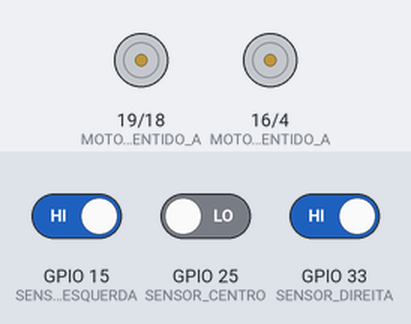
Bench run of a sketch on a simulated ESP32. On the bench: motor-driver pin pairs drawn as motors (green arrow = first pin HIGH = forward, orange = second pin HIGH = backward, longer = more drive, scaled by the enable pin). The inputs (shaded band) are chosen by the test bench; at power-on: GPIO 15 (SENSOR_ESQUERDA) HIGH, GPIO 33 (SENSOR_DIREITA) HIGH, GPIO 25 (SENSOR_CENTRO) LOW.

Above: at 1.2 s.
1.3 s: GPIO 15 (SENSOR_ESQUERDA) driven LOW
At 2.5 s:
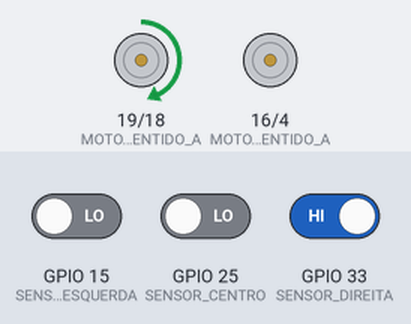
2.8 s: GPIO 15 (SENSOR_ESQUERDA) driven HIGH
At 3.8 s:
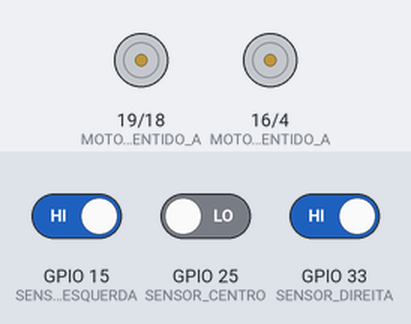
4.3 s: GPIO 33 (SENSOR_DIREITA) driven LOW
At 4.9 s:
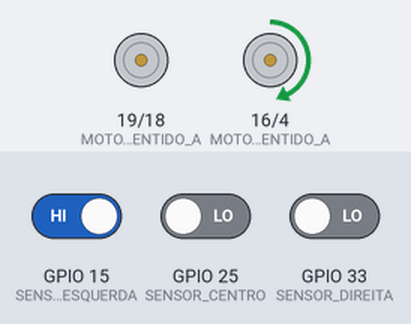
5.8 s: GPIO 33 (SENSOR_DIREITA) driven HIGH
At 6.1 s:
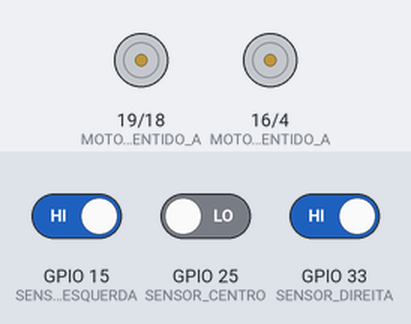
7.3 s: GPIO 15 (SENSOR_ESQUERDA) driven LOW and GPIO 25 (SENSOR_CENTRO) driven HIGH and GPIO 33 (SENSOR_DIREITA) driven LOW
At 8.4 s:
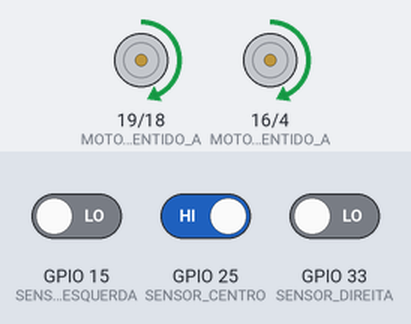
Timing chart, 0 to 9.8 s (numbered marks = the images above; inputs shaded):
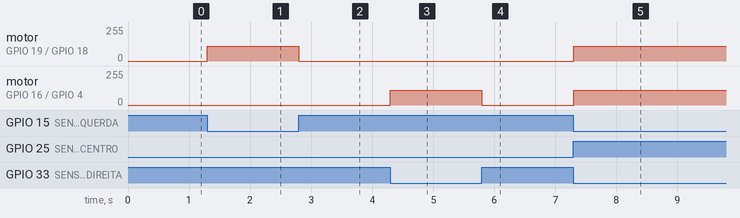

Measured:
- after the input at 1.3 s, motor on GPIO 19 (MOTOR1_SENTIDO_A) / GPIO 18 (MOTOR1_SENTIDO_B): stopped → forward 110/255 at once
- after the input at 2.8 s, motor on GPIO 19 (MOTOR1_SENTIDO_A) / GPIO 18 (MOTOR1_SENTIDO_B): forward 110/255 → stopped at once
- after the input at 4.3 s, motor on GPIO 16 (MOTOR2_SENTIDO_A) / GPIO 4 (MOTOR2_SENTIDO_B): stopped → forward 110/255 at once
- after the input at 5.8 s, motor on GPIO 16 (MOTOR2_SENTIDO_A) / GPIO 4 (MOTOR2_SENTIDO_B): forward 110/255 → stopped at once
- after the input at 7.3 s, motor on GPIO 19 (MOTOR1_SENTIDO_A) / GPIO 18 (MOTOR1_SENTIDO_B), motor on GPIO 16 (MOTOR2_SENTIDO_A) / GPIO 4 (MOTOR2_SENTIDO_B): stopped → forward 110/255 at once

The sketch:

Programa_T.ino
```cpp
#define SENSOR_ESQUERDA 15 // Pino do sensor esquerdo
#define SENSOR_CENTRO 25 // Pino do sensor central
#define SENSOR_DIREITA 33 // Pino do sensor direito
#define MOTOR1_SENTIDO_A 19 // Pino do Motor1 frente
#define MOTOR1_SENTIDO_B 18 // Pino do Motor1 tras
#define MOTOR2_SENTIDO_A 16 // Pino do Motor2 Frente
#define MOTOR2_SENTIDO_B 4 // Pino do Motor2 tras
#define Motor1_PWM 23 // Pino do PWM1
#define Motor2_PWM 21 // Pino do PWM2
#define velocidade0 0
#define velocidade1 110
#define velocidade2 150

void setup() {
  Serial.begin(9600);
  pinMode(SENSOR_ESQUERDA, INPUT);
  pinMode(SENSOR_CENTRO, INPUT);
  pinMode(SENSOR_DIREITA, INPUT);
  pinMode(MOTOR1_SENTIDO_B, OUTPUT);
  pinMode(MOTOR1_SENTIDO_A, OUTPUT);
  pinMode(MOTOR2_SENTIDO_A, OUTPUT);
  pinMode(MOTOR2_SENTIDO_B, OUTPUT);
  analogWrite(Motor1_PWM, velocidade1);
  analogWrite(Motor2_PWM, velocidade1);
}

void loop() {
  int leituraSensorEsquerda = digitalRead(SENSOR_ESQUERDA);
  int leituraSensorCentro = digitalRead(SENSOR_CENTRO);
  int leituraSensorDireita = digitalRead(SENSOR_DIREITA);

  if (leituraSensorEsquerda == LOW && leituraSensorDireita == LOW && leituraSensorCentro == HIGH) {
    // Ambos os sensores estão fora da linha, siga em frente
    digitalWrite(MOTOR1_SENTIDO_A, HIGH);
    digitalWrite(MOTOR2_SENTIDO_A, HIGH);
  } else if (leituraSensorEsquerda == HIGH && leituraSensorDireita == LOW) {
    // O sensor esquerdo está na linha, vire à direita
    digitalWrite(MOTOR2_SENTIDO_A, HIGH);
    digitalWrite(MOTOR1_SENTIDO_A, LOW);
  } else if (leituraSensorEsquerda == LOW && leituraSensorDireita == HIGH) {
    // O sensor direito está na linha, vire à esquerda
    digitalWrite(MOTOR2_SENTIDO_A, LOW);
    digitalWrite(MOTOR1_SENTIDO_A, HIGH);
  } else {
    // Ambos os sensores estão na linha ou algo deu errado, pare
    digitalWrite(MOTOR1_SENTIDO_A, LOW);
    digitalWrite(MOTOR2_SENTIDO_A, LOW);
  }
}
```
